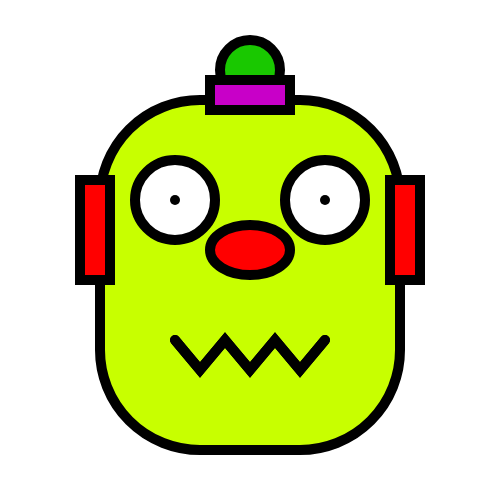
Frame 1 (no input)
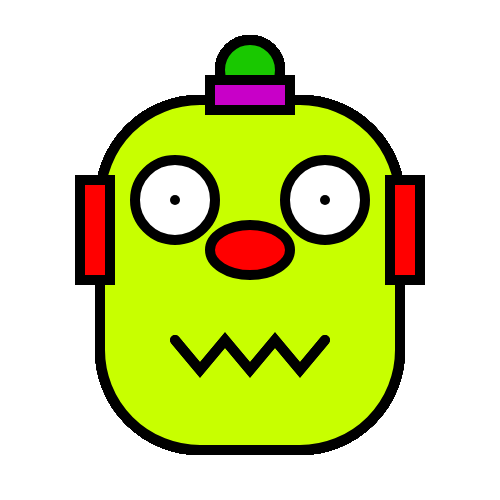
Frame 60 (no input)
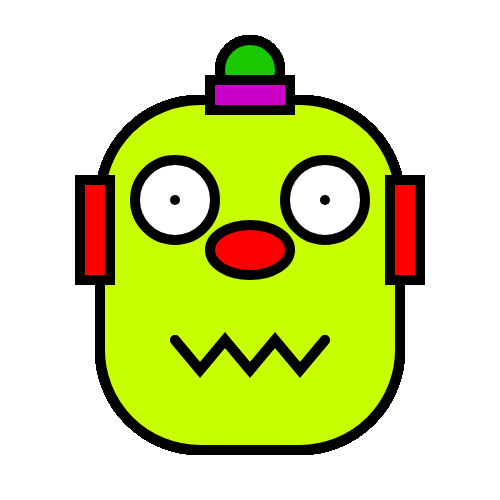
Frame 120 (the mouse pressed at the canvas centre since frame 60)

The p5.js sketch that drew these frames (run headless with seeded random() and noise() and a simulated clock; from frame 60 on, the mouse is pressed at the canvas centre):

// p5.js sketch
// ── sketch.js
function setup()
{
	//create a canvas for the robot
	createCanvas(500, 500);
}

function draw()
{
	strokeWeight(10);

	//robots head
	fill(200, 255, 0);
	rect(100, 100, 300, 350, 100);


	//robots antenna
	fill(25, 200, 0);
	ellipse(250, 70, 60, 60);

	fill(200, 0, 200);
	rect(210, 80, 80, 30);

	//robots eyes
	fill(255);
	ellipse(175, 200, 80, 80);
	point(175, 200);
	ellipse(325, 200, 80, 80);
	point(325, 200);

	noFill();
	beginShape();
	vertex(175, 340);
	vertex(200, 370);
	vertex(225, 340);
	vertex(250, 370);
	vertex(275, 340);
	vertex(300, 370);
	vertex(325, 340);
	endShape();


	//robots nose
	fill(255, 0, 0);
	ellipse(250, 250, 80, 50);
    
	//robots ears
	rect(80, 180, 30, 100);
	rect(390, 180, 30, 100);

	//robots mouth
	noFill();
	beginShape();
	vertex(175, 340);
	vertex(200, 370);
	vertex(225, 340);
	vertex(250, 370);
	vertex(275, 340);
	vertex(300, 370);
	vertex(325, 340);
	endShape();
}
